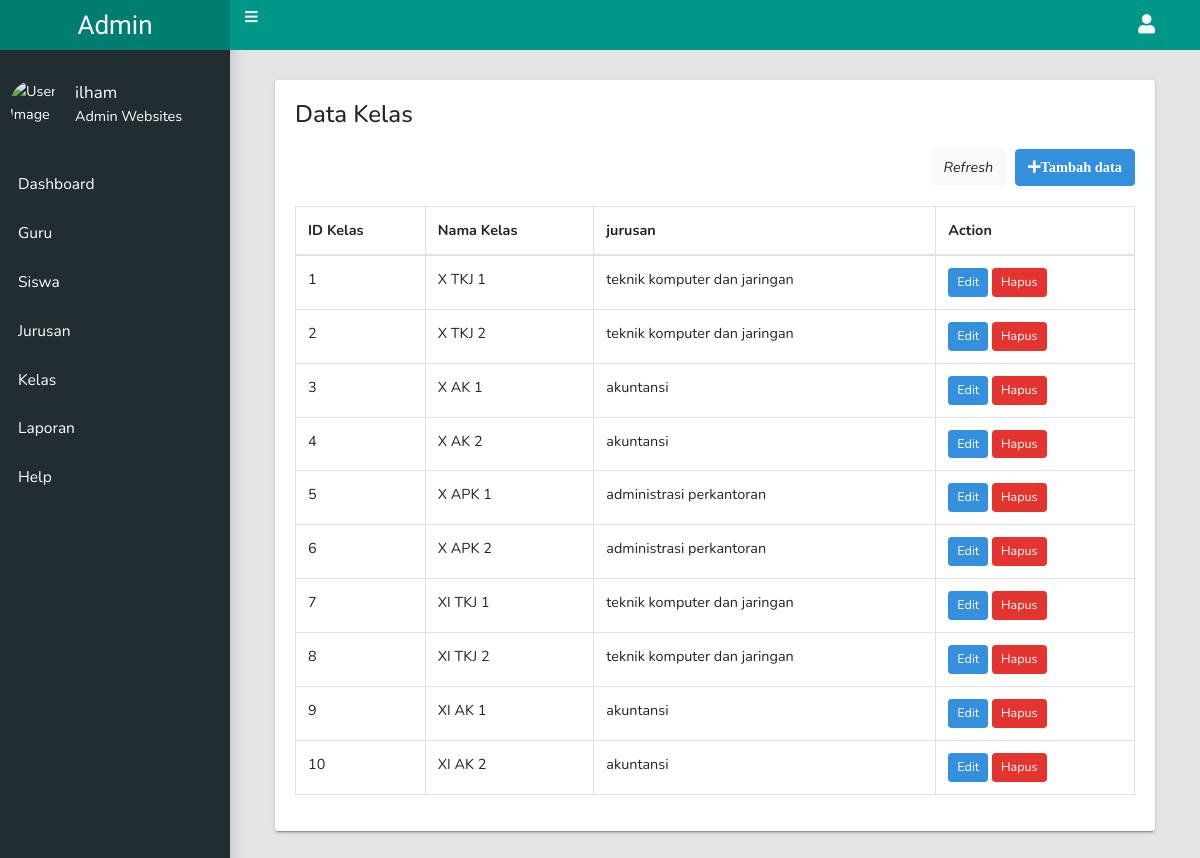
/admin/kelas/data.php (signed in), run on the app's committed database.
### tables this page shows
CREATE TABLE `kelas` (
  `id_kelas` int(11) NOT NULL,
  `nama_kelas` varchar(50) NOT NULL,
  `jurusan` int(50) NOT NULL
);

CREATE TABLE `jurusan` (
  `idjurusan` int(50) NOT NULL,
  `nama_jurusan` varchar(191) NOT NULL,
  `penjelasan` text NOT NULL
);

### admin/_config/config.php (called while the page is built, shortened)
<?php
	function base_url($url = null){
		$base_url="http://localhost:8080/smkmita/admin";
		if ($url!=null) {
			return $base_url."/".$url;
		}
		else{
			return $base_url;
		}
	}
 ?>

### admin/kelas/data.php (the view, shortened to what this page needs)
<?php
	include '../_header.php';
 ?>
 <section class="container">
 	<div class="row">
 		<div class="col-md-12">
 			<div class="tile">
 				<h3 class="tile-title">Data Kelas</h3>
 				 <div style="margin-bottom: 20px; float: right;">
            	<a href=""  class="btn btn-light" style="margin-right: 5px;"><i class="glyphicon glyphicon-refresh" >Refresh</i></a>
                  <button class="btn btn-primary" data-toggle="modal" data-target="#exampleModal"><i class="fas fa-plus">Tambah data</i></button>
            	</div>
            	<div class="table-responsive">
            		<table class="table table-bordered table-hover" id="table-kelas">
            			<thead>
            				<tr>
            					<th>ID Kelas</th>
            					<th>Nama Kelas</th>
                      <th>jurusan</th>
                      <th>Action</th>
            				</tr>
            			</thead>
            			<tbody>
            				<?php
                      $no=1;
            				$datakelas=mysqli_query($con,"select * from kelas join jurusan on kelas.jurusan=jurusan.idjurusan")or die(mysqli_error($con));
            				foreach ($datakelas as $kelas ) {
            				 ?>
            				<tr>
            					<td><?=$no++?></td>
            					<td><?=$kelas['nama_kelas']?></td>
                      <td><?=$kelas['nama_jurusan']?></td>
                      <td><button type="button" class="btn btn-primary btn-sm btn-edit" dataid="<?=$kelas['id_kelas']?>" datanamakelas="<?=$kelas['nama_kelas']?>" datajurusan="<?=$kelas['jurusan'];?>" >Edit</button>
                        <a href="hapus.php?id=<?=$kelas['id_kelas']?>" class="btn-sm btn-danger btn" onclick="return confirm('yakin ingin menghapus file ini');">Hapus</a></td>
            				</tr>
            				<?php
            			}
            			?>
            			</tbody>
            		</table>
            	</div>
 			</div>
 		</div>
 	</div>
 </section>
 <?php
 	include '../_footer.php';
  ?>

### admin/_header.php (shortened to what this page needs)
<?php include '../_config/config.php';
    $admin=$_SESSION['adminis'];
    $dataadmin=mysqli_query($con,"select * from admin where NIA='$admin'");
    $admindata=mysqli_fetch_array($dataadmin);
?>
<!DOCTYPE html>
<html lang="en">
  <head>
    <link rel="stylesheet" type="text/css" href="<?=base_url('_asset/css/main.css');?>">
    <link href="<?=base_url('_asset/css/app.css');?>" rel="stylesheet">
   <link rel="stylesheet" href="https://use.fontawesome.com/releases/v5.8.1/css/all.css">
  </head>
   <body class="app sidebar-mini rtl">
    <header class="app-header"><a class="app-header__logo" href="#">Admin</a>
      <a class="app-sidebar__toggle" href="#" data-toggle="sidebar" aria-label="Hide Sidebar"><i class="fas fa-bars"></i></a>
      <ul class="app-nav">
        <li class="dropdown"><a class="app-nav__item" href="#" data-toggle="dropdown" aria-label="Open Profile Menu"><i class="fa fa-user fa-lg"></i></a>
        </li>
      </ul>
    </header>
    <aside class="app-sidebar">
      <div class="app-sidebar__user"><img class="app-sidebar__user-avatar" src="https://apollo-singapore.akamaized.net/v1/files/qobj9yi5y9tr3-ID/image;s=966x691;olx-st/_1_.jpg" alt="User Image" width="50px" height="50px;">
        <div>
          <p class="app-sidebar__user-name"><?php echo $admindata['nama']; ?></p>
          <p class="app-sidebar__user-designation">Admin Websites</p>
        </div>
      </div>
      <ul class="app-menu">
        <li>
          <a class="app-menu__item" href="<?=base_url('dashboard/dashboard.php')?>"><span class="app-menu__label">Dashboard</span></a>
        </li>
        <li>
          <a class="app-menu__item" href="<?=base_url('guru/data.php');?>"><span class="app-menu__label">Guru</span></a>
        </li>
         <li>
          <a class="app-menu__item" href="<?=base_url('siswa/data.php');?>"><span class="app-menu__label">Siswa</span></a>
        </li>
         <li>
          <a class="app-menu__item" href="<?=base_url('jurusan/data.php');?>"><span class="app-menu__label">Jurusan</span></a>
        </li>
         <li>
          <a class="app-menu__item" href="<?=base_url('kelas/data.php');?>"><span class="app-menu__label">Kelas</span></a>
        </li>
         <li>
          <a class="app-menu__item" href="<?=base_url('report/data.php');?>"><span class="app-menu__label">Laporan</span></a>
        </li>
         <li>
          <a class="app-menu__item" href="<?=base_url('help/help.php');?>"><span class="app-menu__label">Help</span></a>
        </li>
      </ul>
    </aside>
        <main class="app-content">

### data on the page
kelas: nama_kelas "X TKJ 1", jurusan.nama_jurusan "teknik komputer dan jaringan"
kelas: nama_kelas "X TKJ 2", jurusan.nama_jurusan "teknik komputer dan jaringan"
kelas: nama_kelas "X AK 1", jurusan.nama_jurusan "akuntansi"
kelas: nama_kelas "X AK 2", jurusan.nama_jurusan "akuntansi"
kelas: nama_kelas "X APK 1", jurusan.nama_jurusan "administrasi perkantoran"
kelas: nama_kelas "X APK 2", jurusan.nama_jurusan "administrasi perkantoran"
kelas: nama_kelas "XI TKJ 1", jurusan.nama_jurusan "teknik komputer dan jaringan"
kelas: nama_kelas "XI TKJ 2", jurusan.nama_jurusan "teknik komputer dan jaringan"
kelas: nama_kelas "XI AK 1", jurusan.nama_jurusan "akuntansi"
kelas: nama_kelas "XI AK 2", jurusan.nama_jurusan "akuntansi"

### other printed values
$admindata['nama'] "ilham"
